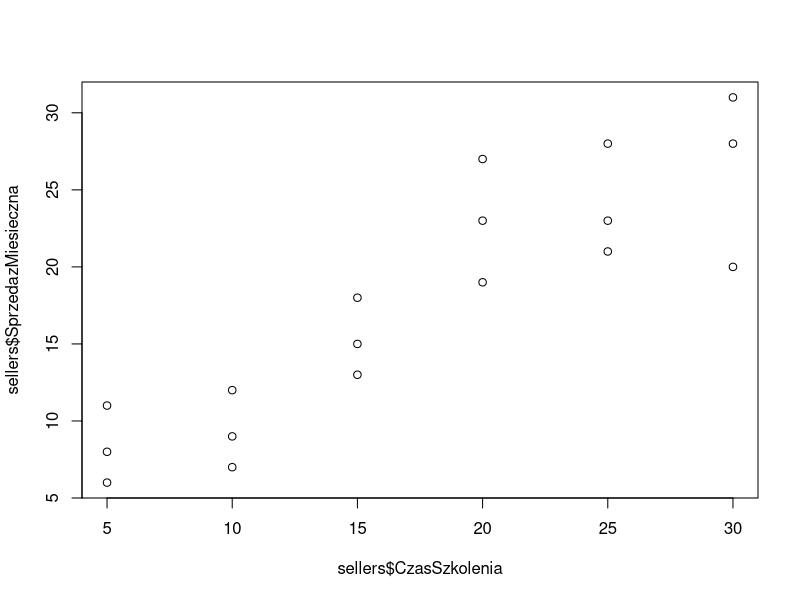
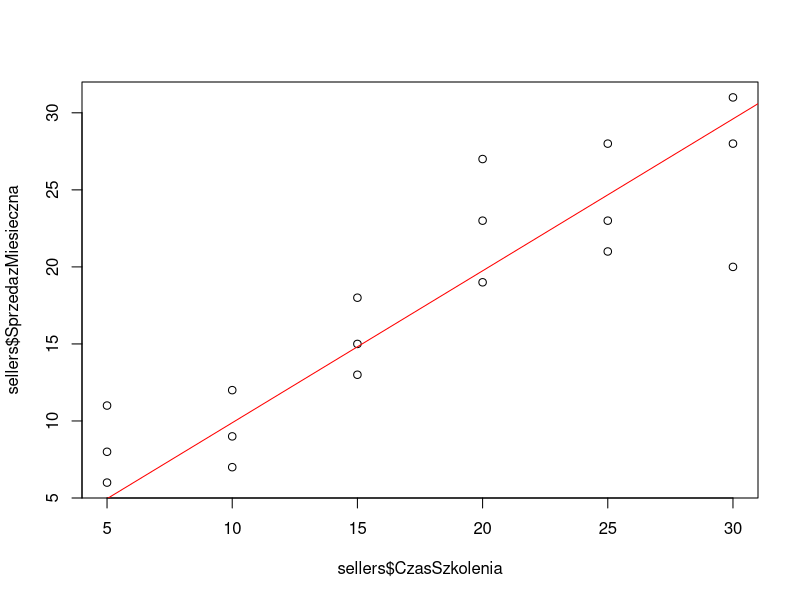
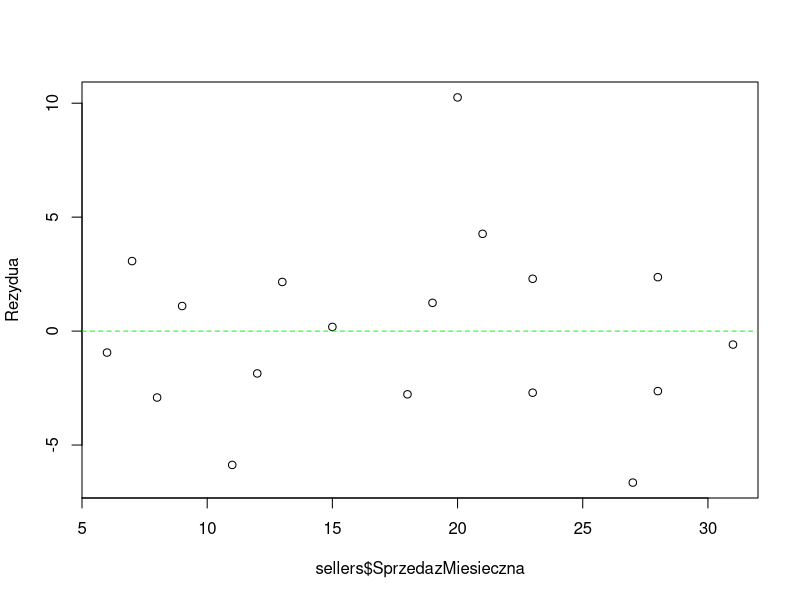
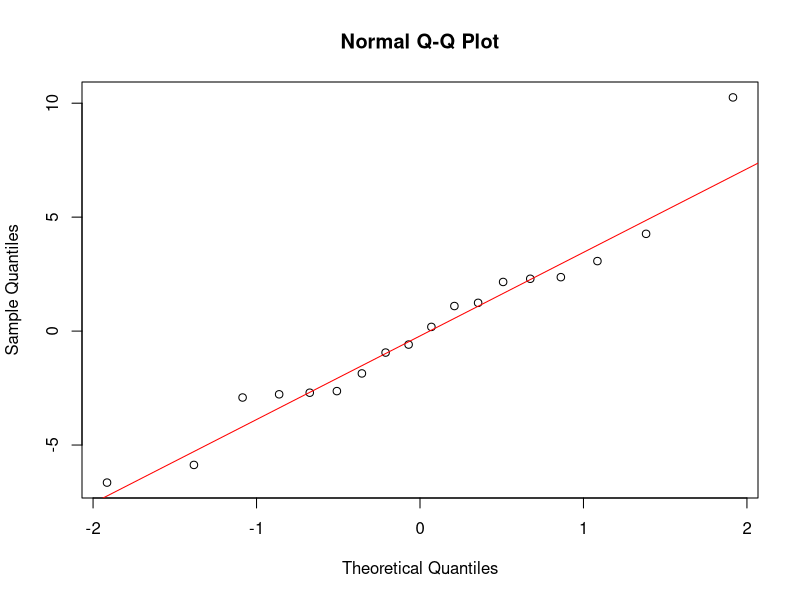

These charts were generated, in order, by the following R code:
#1
sellers <- read.csv(file = 'reg_sprzedawcy.csv')
head(sellers)
cor(sellers$CzasSzkolenia,sellers$SprzedazMiesieczna)
plot(sellers$CzasSzkolenia,sellers$SprzedazMiesieczna)
#Uzyskany wykres sugeruje, że rozpatrywanie w tym przypadku zależności
#liniowej między badanymi zmiennymi, wydaje się być uzasadnione. 
model1 <- lm(sellers$CzasSzkolenia~sellers$SprzedazMiesieczna)
summary(model1)
model1$coefficients

# y = -0.02629273 + 0.98597721*x (SprzedazMiesieczna)

#Wykres obserwacji wraz z prostą regresji
plot(sellers$CzasSzkolenia,sellers$SprzedazMiesieczna)
abline(model1,col="red")

#WERYFIKACJA MODELU

#I. Jakość dopasowania
cor.test(sellers$CzasSzkolenia,sellers$SprzedazMiesieczna)
# p<α -> odrzucamy H0 na rzecz H1

#LOSOWOŚĆ ODCHYLEŃ
plot(sellers$SprzedazMiesieczna, model1$residuals, ylab='Rezydua')
abline(h=0, lty=2, col="green")
#Punkty układają sięlosowo powyżej iponiżej krzywej teoretycznej

#ANALIZA RESZT
#H0 - reszty mają rozkład normalny
#H1 - reszty nie mają rozkładu normalnego
qqnorm(model1$residuals)
qqline(model1$residuals,col='red')
shapiro.test(model1$residuals)
#p>alfa -> nie ma podstaw do odrzucenia H0 - reszty maja rozklad normalny

#nieobciążoność reszt
mean(model1$residuals)

#założenie homoscedastyczno
#H0 - występuje stale rozproszenie reszt
#H1 - występuje 
#install.packages("lmtest")
library(lmtest)
bptest(model1)

#p> alfa -> nie ma podstaw do odrzucenia H0

#INTEPRETACJA
desc <- summary(model1)
desc$r.squared


#2
newpred <- data.frame(CzasSzkolenia=12)
predict(model1, newpred)


